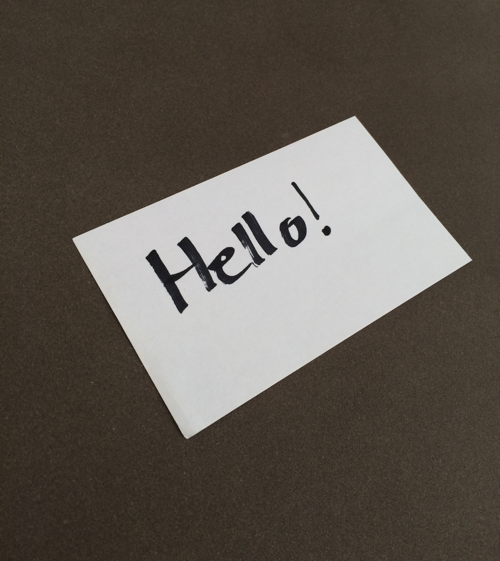
#> input picture example_01.png, 500 x 561 px, given in place of image.jpeg, which was not available
$ python Scan.py
#> lines starting #> are read from the running program, lines starting #| are printed output that depends on the picture; after the words box and inside, x2 and y2 are one past the last pixel; in counts of white or black regions, pixels touching at a corner belong together; pictures that were not available may be replaced by others from this repository, and a replacement may not be noted
### transform.py
# imports
import numpy as np
import cv2


def order_points(pts):
    # reorders points into a list with (TopLeft, TopRight, BottomRight, BottomLeft)
    pts_list = np.zeros((4, 2), dtype="float32")

    # add together the X and Y cord for each point
    s = np.sum(pts, axis=1)
    # smallest X+Y is top left, largest is top right
    pts_list[0] = pts[np.argmin(s)]
    pts_list[2] = pts[np.argmax(s)]

    # find the difference between X and Y for each point
    d = np.diff(pts, axis=1)
    # smallest X-Y is top right, largest is bottom left
    pts_list[1] = pts[np.argmin(d)]
    pts_list[3] = pts[np.argmax(d)]

    # return the ordered list
    return pts_list


def four_point_transform(image, pts):
    # order the points
    pts_correct = order_points(pts)
    (tl, tr, br, bl) = pts_correct

    # calculate the width of the top and bottom, then find which is larger
    width_top = np.sqrt(((tr[0]-tl[0]) ** 2) + ((tr[1]-tl[1]) ** 2))
    width_bot = np.sqrt(((br[0] - bl[0]) ** 2) + ((br[1] - bl[1]) ** 2))
    max_width = max(int(width_top), int(width_bot))

    # calculate the height of the right and left, then find which is larger
    height_right = np.sqrt(((tr[0] - br[0]) ** 2) + ((tr[1] - br[1]) ** 2))
    height_left = np.sqrt(((tl[0] - bl[0]) ** 2) + ((tl[1] - bl[1]) ** 2))
    max_height = max(int(height_right), int(height_left))

    # create an array with dimension of the max width and height forming a rectangle
    dst = np.array([
        [0,0],
        [max_width - 1, 0],
        [max_width - 1, max_height - 1],
        [0, max_height - 1]], dtype="float32")

    # compute the perspective transform matrix and then apply it
    m = cv2.getPerspectiveTransform(pts_correct, dst)
    warped = cv2.warpPerspective(image, m, (max_width, max_height))

    # return the warped image
    return warped

### Scan.py
# imports
from transform import four_point_transform
from skimage.filters import threshold_local
import numpy as np
import argparse
import cv2
import imutils
import pytesseract
import os

# Comment block --------
# construct the argument parser and parse the arguments
# ap = argparse.ArgumentParser()
# ap.add_argument("-i", "--image", required=True, help="Path to the image to be scanned")
# args = vars(ap.parse_args())
# ----------------------

# load the image and resize it
image = cv2.imread('/Users/samzilker/Documents/image.jpeg')
#> image is the input picture: shape (561, 500, 3); mean B, G, R 80.9, 88.6, 95.4
ratio = image.shape[0] / 500
#> ratio = 1.12
orig = image.copy()
image = imutils.resize(image, height=500)
#> image: shape (500, 445, 3)

# convert to greyscale, blur, and find edges
gray = cv2.cvtColor(image, cv2.COLOR_BGR2GRAY)
grey = cv2.GaussianBlur(gray, (5, 5), 0)
edged = cv2.Canny(gray, 75, 200)
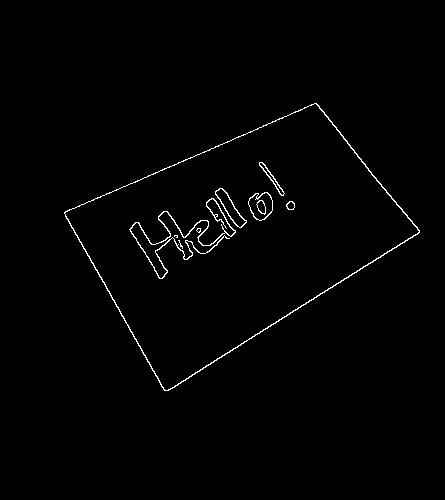
#> edged: shape (500, 445); 1.1% white in thin lines or dots, all inside (x1, y1, x2, y2) = (64, 103, 420, 391)

# show the orginal and edge deteched image
print("Step 1: Edge Detection")
cv2.imshow("Image", image)
cv2.imshow("Edged", edged)
cv2.waitKey(0)
cv2.destroyAllWindows()

# find contours and keep the largest
cnts = cv2.findContours(edged.copy(), cv2.RETR_LIST, cv2.CHAIN_APPROX_SIMPLE)
#> cnts = 18 contours, 5 with area under 20; largest, box (x1, y1, x2, y2) and area: (64, 103, 420, 391) 52960, (64, 103, 420, 391) 52557, (248, 192, 273, 221) 497, (248, 192, 273, 221) 465, (215, 188, 247, 228) 415
cnts = imutils.grab_contours(cnts)
cnts = sorted(cnts, key=cv2.contourArea, reverse=True)[:5]
#> cnts = 5 contours; box (x1, y1, x2, y2) and area: (64, 103, 420, 391) 52960, (64, 103, 420, 391) 52557, (248, 192, 273, 221) 497, (248, 192, 273, 221) 465, (215, 188, 247, 228) 415

# loop over the contours
for c in cnts:
    # approximate the contour
    peri = cv2.arcLength(c, True)
    approx = cv2.approxPolyDP(c, 0.02 * peri, True)

    # if our approximated contour has four points, then we
    # can assume that we have found our screen
    if len(approx) == 4:
        screenCnt = approx
        break
    else:
        print("Error")
#> this loop made 1 pass
#> (peri, screenCnt) on pass 1: (1008.7, [[316, 103], [64, 212], [164, 390], [419, 232]])

# show the contour (outline) of the piece of paper
print("STEP 2: Find contours of paper")
cv2.drawContours(image, [screenCnt], -1, (0, 255, 0), 2)
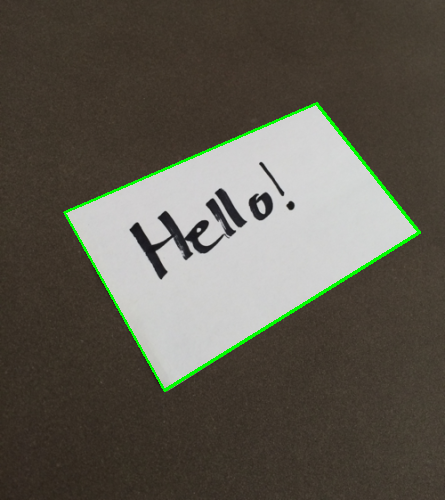
#> image: shape (500, 445, 3); mean B, G, R 79.2, 89.9, 93.5
cv2.imshow("Outline", image)
cv2.waitKey(0)
cv2.destroyAllWindows()

# apply the four point transform to image
warped = four_point_transform(orig, screenCnt.reshape(4, 2) * ratio)
#> in order_points, `s = np.sum(pts, axis=1)`: s = [470.1, 309.7, 621.6, 730.4]
#> in order_points, `d = np.diff(pts, axis=1)`: d = [-239, 166.1, 253.6, -209.8]
#> in four_point_transform, `pts_correct = order_points(pts)`: pts_correct = [[71.81, 237.9], [354.6, 115.6], [470.1, 260.3], [184, 437.6]]
#> in four_point_transform, `(tl, tr, br, bl) = pts_correct`: tl = [71.81, 237.9]; tr = [354.6, 115.6]; br = [470.1, 260.3]; bl = [184, 437.6]
#> in four_point_transform, `width_top = np.sqrt(((tr[0]-tl[0]) ** 2) + ((tr[1]-tl[1]) ** 2))`: width_top = 308.1
#> in four_point_transform, `width_bot = np.sqrt(((br[0] - bl[0]) ** 2) + ((br[1] - bl[1]) ** 2))`: width_bot = 336.6
#> in four_point_transform, `max_width = max(int(width_top), int(width_bot))`: max_width = 336
#> in four_point_transform, `height_right = np.sqrt(((tr[0] - br[0]) ** 2) + ((tr[1] - br[1]) ** 2))`: height_right = 185.2
#> in four_point_transform, `height_left = np.sqrt(((tl[0] - bl[0]) ** 2) + ((tl[1] - bl[1]) ** 2))`: height_left = 229.1
#> in four_point_transform, `max_height = max(int(height_right), int(height_left))`: max_height = 229
#> in four_point_transform, `dst = np.array([ [0,0], [max_width - 1, 0], [max_width - 1, max_height..`: dst = [[0, 0], [335, 0], [335, 228], [0, 228]]
#> in four_point_transform, `m = cv2.getPerspectiveTransform(pts_correct, dst)`: m = [[0.922, -0.518, 56.99], [0.538, 1.24, -334.2], [-0.000412, 0.00098, 1]]
#> in four_point_transform, `warped = cv2.warpPerspective(image, m, (max_width, max_height))`:
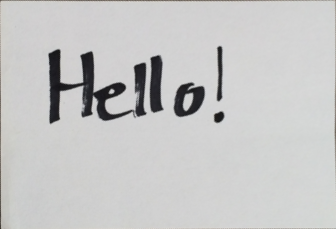
#> warped: shape (229, 336, 3); mean B, G, R 198.3, 198.6, 198.6

# convert to grey scale then threshold it
warped = cv2.cvtColor(warped, cv2.COLOR_BGR2GRAY)
#> warped: shape (229, 336)
T = threshold_local(warped, 11, offset=10, method="gaussian")
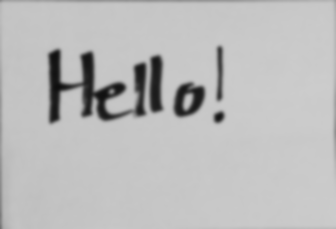
#> T: shape (229, 336) float64; min 14.36, max 204.9, mean 188.6
warped = (warped > T).astype("uint8") * 255
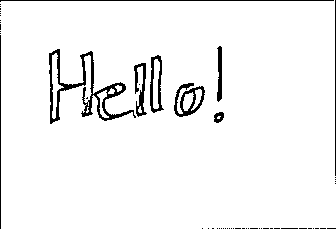
#> warped: shape (229, 336); 95.5% white; 55 black regions (46 under 20 px), largest, box (x1, y1, x2, y2) and area: (49, 49, 136, 124) 1292, (174, 83, 205, 117) 422, (150, 55, 164, 113) 337

# show original image and scanned image
print("Step 3: Final Image")
cv2.imshow("Orignal", imutils.resize(orig, height=650))
cv2.imshow("Scanned", imutils.resize(warped, height=650))
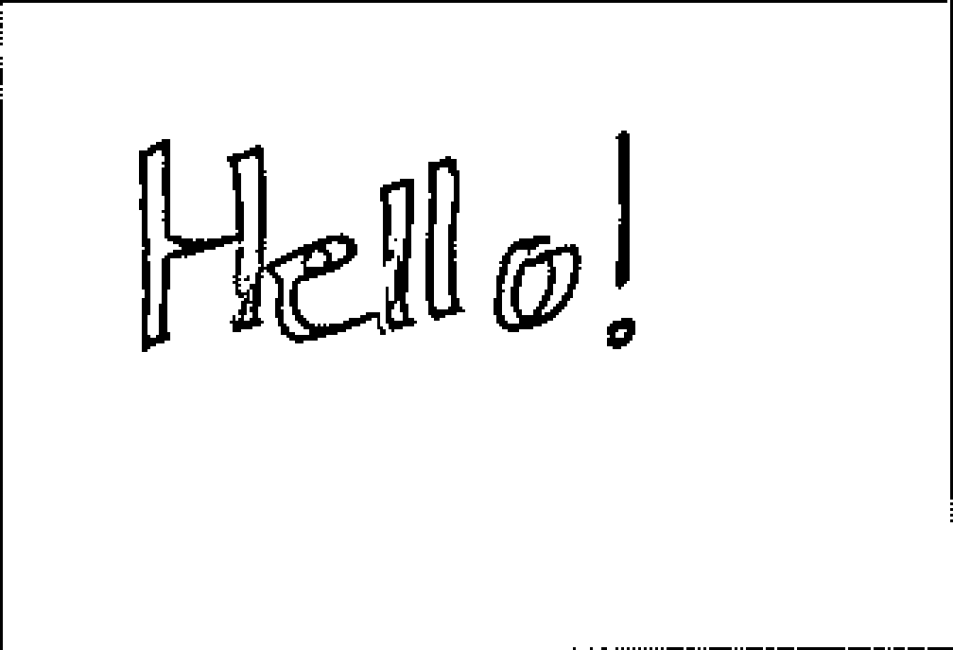
#> window 'Scanned': shape (650, 953); min 0, max 255, mean 243.4
cv2.waitKey(0)

# convert scanned to pdf
print("Step 4: PDF created")
#> (the run stopped early here; a loop or call above may not have finished)
